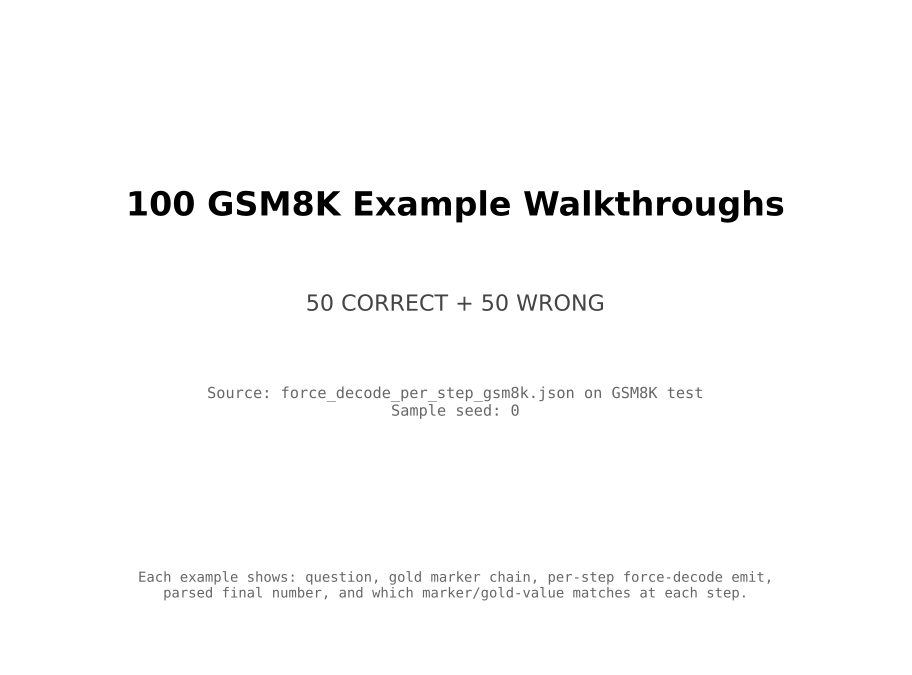

Recreate this plot in Python.
"""100 GSM8K example walkthroughs — 50 RIGHT + 50 WRONG.

For each example: question, gold chain, per-step force-decode emit, parsed
value, and which marker / gold-final value matches at each step.

The PDF has:
  - Cover page
  - Table of contents listing the RIGHT section and WRONG section with their
    page ranges
  - 50 RIGHT examples (one per page)
  - 50 WRONG examples (one per page)

After matplotlib renders the PDF, we post-process with pypdf to add an
OUTLINE (bookmarks): TOC → RIGHT section → WRONG section + individual
example bookmarks. Most PDF viewers render these as a clickable sidebar.

Output: examples_100_slideshow_gsm8k.pdf
"""
from __future__ import annotations

import json, re
import random
from pathlib import Path

import matplotlib
matplotlib.rcParams["text.parse_math"] = False   # don't interpret $...$ as math
import matplotlib.pyplot as plt
import numpy as np
from matplotlib.backends.backend_pdf import PdfPages
from pypdf import PdfReader, PdfWriter

PD = Path(__file__).resolve().parent
REPO = Path(__file__).resolve().parents[2]
FD_JSON = REPO / "experiments" / "computation_probes" / "force_decode_per_step_gsm8k.json"
OUT_PDF = PD / "examples_100_slideshow_gsm8k.pdf"

N_RIGHT = 50
N_WRONG = 50
SEED = 0


def parse_markers(s):
    s = s.replace(",", "")
    return re.findall(r"<<(-?\d+\.?\d*)\s*([+\-*/])\s*(-?\d+\.?\d*)\s*=\s*(-?\d+\.?\d*)>>", s)


def emit_final(s):
    s = s.replace(",", "")
    nums = re.findall(r"-?\d+\.?\d*", s)
    if not nums: return None
    try: return float(nums[-1])
    except: return None


def trunc(s, n):
    return s if len(s) <= n else s[:n - 1] + "…"


def render_example_page(pdf, ex, kind, ordinal, page_no):
    """Render one example as a single page. Returns the page number used."""
    fig, ax = plt.subplots(figsize=(11.5, 8.5))
    ax.axis("off")
    tag = "✓ CORRECT" if kind == "right" else "✗ WRONG"
    body = f"{kind.upper()} #{ordinal} / 50    [{tag}]   GSM8K idx {ex['idx']}    page {page_no}\n\n"
    body += "Q: " + trunc(ex["q"], 380) + "\n\n"
    body += f"GOLD chain ({ex['n_markers']} markers, gold final = {ex['gold']}):\n"
    for i, m in enumerate(ex["markers"], 1):
        body += f"  m{i}: <<{m['a']:g} {m['op']} {m['b']:g} = {m['c']:g}>>\n"
    body += "\nForce-decode per step:\n"
    body += f"  {'step':<5} {'parsed':<12} {'match':<18} {'emit (truncated)':<55}\n"
    for k in range(len(ex["step_emits"])):
        em = trunc(ex["step_emits"][k], 50)
        pv = ex["emit_vals"][k]
        match = ""
        if pv is not None:
            if abs(pv - ex["gold"]) < 1e-3: match = "= GOLD"
            else:
                for i, m in enumerate(ex["markers"], 1):
                    if abs(pv - m["c"]) < 1e-3:
                        match = f"= marker {i}"; break
                if not match: match = "(neither)"
        body += (f"  {k+1:<5} {(str(pv) if pv is not None else '?'):<12} "
                 f"{match:<18} {em!r}\n")
    ax.text(0.01, 0.99, body, va="top", ha="left", family="monospace", fontsize=8.5)
    ax.set_title(f"{kind.upper()} example #{ordinal}/50  (GSM8K idx={ex['idx']})",
                 fontsize=11, fontweight="bold",
                 color="#2ca02c" if kind == "right" else "#d62728")
    pdf.savefig(fig, bbox_inches="tight"); plt.close(fig)


def main():
    rng = random.Random(SEED)
    print("loading force_decode + GSM8K", flush=True)
    fd = json.load(open(FD_JSON))
    from datasets import load_dataset
    ds = load_dataset("gsm8k", "main")["test"]
    rows = fd["rows"]
    n_steps = len(rows[0]["step_emits"])

    # Prep all problems with their final-step correctness
    prepped = []
    for r in rows:
        idx = r["idx"]
        ex = ds[idx]
        gold_match = re.search(r"####\s*(-?\d+\.?\d*)", ex["answer"].replace(",", ""))
        if gold_match is None: continue
        gold = float(gold_match.group(1))
        markers = parse_markers(ex["answer"])
        emit_vals = [emit_final(e) for e in r["step_emits"]]
        is_correct = (emit_vals[-1] is not None and abs(emit_vals[-1] - gold) < 1e-3)
        prepped.append({
            "idx": idx,
            "q": ex["question"].strip().replace("  ", " "),
            "gold": gold,
            "markers": [{"a": float(a), "op": op, "b": float(b), "c": float(c)}
                        for a, op, b, c in markers],
            "n_markers": len(markers),
            "step_emits": r["step_emits"],
            "emit_vals": emit_vals,
            "is_correct": is_correct,
        })

    right = [p for p in prepped if p["is_correct"]]
    wrong = [p for p in prepped if not p["is_correct"]]
    print(f"  total parseable: {len(prepped)}  right: {len(right)}  wrong: {len(wrong)}")
    # Sample 50 of each (mixed chain lengths to be representative)
    rng.shuffle(right); rng.shuffle(wrong)
    sample_right = right[:N_RIGHT]; sample_wrong = wrong[:N_WRONG]

    # Track page numbers for the outline. matplotlib pages are 0-indexed in
    # pypdf after we write — page 0 is cover, page 1 is TOC, page 2 onward
    # are examples.
    cover_page = 0
    toc_page = 1
    right_start_page = 2
    right_end_page = right_start_page + len(sample_right) - 1
    wrong_start_page = right_end_page + 1
    wrong_end_page = wrong_start_page + len(sample_wrong) - 1
    total_pages = wrong_end_page + 1

    print(f"  pages: cover={cover_page+1}, TOC={toc_page+1}, "
          f"RIGHT={right_start_page+1}-{right_end_page+1}, "
          f"WRONG={wrong_start_page+1}-{wrong_end_page+1}, total={total_pages}")

    with PdfPages(OUT_PDF) as pdf:
        # ----- Cover (page 1) -----
        fig, ax = plt.subplots(figsize=(11.5, 8.5))
        ax.axis("off")
        ax.text(0.5, 0.70, "100 GSM8K Example Walkthroughs",
                ha="center", va="center", fontsize=24, fontweight="bold",
                transform=ax.transAxes)
        ax.text(0.5, 0.55, f"{N_RIGHT} CORRECT + {N_WRONG} WRONG",
                ha="center", va="center", fontsize=16, transform=ax.transAxes,
                color="#444")
        ax.text(0.5, 0.40,
                f"Source: force_decode_per_step_gsm8k.json on GSM8K test\n"
                f"Sample seed: {SEED}",
                ha="center", va="center", fontsize=11, transform=ax.transAxes,
                family="monospace", color="#666")
        ax.text(0.5, 0.12,
                "Each example shows: question, gold marker chain, "
                "per-step force-decode emit,\n"
                "parsed final number, and which marker/gold-value matches at each step.",
                ha="center", va="center", fontsize=10, transform=ax.transAxes,
                family="monospace", color="#666")
        pdf.savefig(fig, bbox_inches="tight"); plt.close(fig)

        # ----- TOC (page 2) -----
        fig, ax = plt.subplots(figsize=(11.5, 8.5))
        ax.axis("off")
        ax.text(0.5, 0.95, "Table of Contents", ha="center", fontsize=20,
                fontweight="bold", transform=ax.transAxes)
        toc_text = (f"\n"
                    f"  Cover ......................................... page {cover_page+1}\n"
                    f"  Table of Contents ............................. page {toc_page+1}\n\n"
                    f"  RIGHT (CORRECT) examples — {N_RIGHT} total ........... pages {right_start_page+1}–{right_end_page+1}\n")
        for i in range(0, N_RIGHT, 5):
            chunk = sample_right[i:i+5]
            line = "    " + "  ".join(
                f"#{i+j+1} (idx={chunk[j]['idx']}, gold={chunk[j]['gold']:g}) → p.{right_start_page + i + j + 1}"
                for j in range(len(chunk)))
            toc_text += line + "\n"
        toc_text += f"\n  WRONG examples — {N_WRONG} total ..................... pages {wrong_start_page+1}–{wrong_end_page+1}\n"
        for i in range(0, N_WRONG, 5):
            chunk = sample_wrong[i:i+5]
            line = "    " + "  ".join(
                f"#{i+j+1} (idx={chunk[j]['idx']}, gold={chunk[j]['gold']:g}) → p.{wrong_start_page + i + j + 1}"
                for j in range(len(chunk)))
            toc_text += line + "\n"
        toc_text += ("\n  Bookmarks (outline) are also embedded — use your PDF viewer's\n"
                     "  sidebar/outline panel to jump directly to the RIGHT or WRONG section.\n")
        ax.text(0.02, 0.88, toc_text, va="top", ha="left",
                family="monospace", fontsize=8, transform=ax.transAxes)
        pdf.savefig(fig, bbox_inches="tight"); plt.close(fig)

        # ----- RIGHT examples (pages right_start_page+1 ..) -----
        for i, ex in enumerate(sample_right):
            page_no = right_start_page + i + 1
            render_example_page(pdf, ex, "right", i + 1, page_no)

        # ----- WRONG examples -----
        for i, ex in enumerate(sample_wrong):
            page_no = wrong_start_page + i + 1
            render_example_page(pdf, ex, "wrong", i + 1, page_no)

    print(f"  base matplotlib PDF written to {OUT_PDF}")

    # ----- Post-process: add outline (bookmarks) via pypdf -----
    reader = PdfReader(OUT_PDF)
    writer = PdfWriter()
    for page in reader.pages:
        writer.add_page(page)

    # Top-level bookmarks
    cover_bm   = writer.add_outline_item("Cover",  cover_page)
    toc_bm     = writer.add_outline_item("Table of Contents", toc_page)
    right_bm   = writer.add_outline_item("RIGHT (CORRECT) — 50 examples", right_start_page)
    wrong_bm   = writer.add_outline_item("WRONG — 50 examples", wrong_start_page)

    # Per-example bookmarks under each section
    for i, ex in enumerate(sample_right):
        writer.add_outline_item(
            f"RIGHT #{i+1} (idx={ex['idx']}, gold={ex['gold']:g})",
            right_start_page + i, parent=right_bm)
    for i, ex in enumerate(sample_wrong):
        writer.add_outline_item(
            f"WRONG #{i+1} (idx={ex['idx']}, gold={ex['gold']:g})",
            wrong_start_page + i, parent=wrong_bm)

    with open(OUT_PDF, "wb") as f:
        writer.write(f)

    sz_mb = OUT_PDF.stat().st_size / 1e6
    print(f"\nsaved {OUT_PDF}  ({sz_mb:.1f} MB, {len(writer.pages)} pages, outline added)")


if __name__ == "__main__":
    main()
